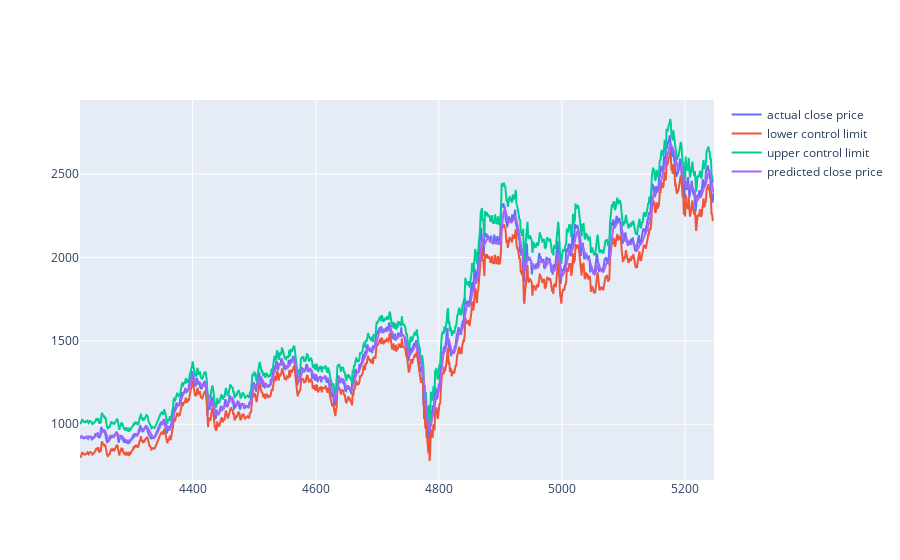

Here is the notebook cell this chart was saved with:
### Code cell
fig = go.Figure()
fig.add_trace(go.Scatter(x=data.index[-actual_test_len:], y=y_test[:,0], mode='lines', name='actual close price'))
fig.add_trace(go.Scatter(x=df.index[-actual_test_len:], y=df['lcl'][-actual_test_len:], mode='lines', name='lower control limit'))
fig.add_trace(go.Scatter(x=df.index[-actual_test_len:], y=df['ucl'][-actual_test_len:], mode='lines', name='upper control limit'))
fig.add_trace(go.Scatter(x=df.index[-actual_test_len:], y= y_test_pred[:,0], mode='lines', name='predicted close price'))

### Figure 1 — Plotly figure (JSON) as saved in the notebook; plotly's stock layout.template omitted (floating-point values rounded to 4 significant figures; data arrays with more than 128 entries replaced by an {"elided": "..."} marker saying what was removed)
{"data": [{"mode": "lines", "name": "actual close price", "type": "scatter", "x": {"elided": "1030 int values"}, "y": {"elided": "1030 float values"}}, {"mode": "lines", "name": "lower control limit", "type": "scatter", "x": {"elided": "1030 int values"}, "y": {"elided": "1030 float values"}}, {"mode": "lines", "name": "upper control limit", "type": "scatter", "x": {"elided": "1030 int values"}, "y": {"elided": "1030 float values"}}, {"mode": "lines", "name": "predicted close price", "type": "scatter", "x": {"elided": "1030 int values"}, "y": {"elided": "1030 float values"}}], "layout": {}}
